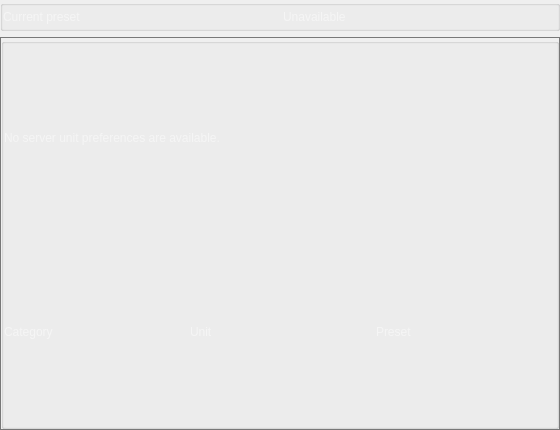
<?xml version="1.0" encoding="UTF-8"?>
<ui version="4.0">
 <class>fairwindsk::ui::settings::Units</class>
 <widget class="QWidget" name="fairwindsk::ui::settings::Units">
  <property name="geometry">
   <rect>
    <x>0</x>
    <y>0</y>
    <width>560</width>
    <height>430</height>
   </rect>
  </property>
  <property name="styleSheet">
   <string notr="true">QWidget {
    color: rgb(245, 245, 245);
}
QGroupBox {
    color: rgb(245, 245, 245);
}
QLabel {
    color: rgb(245, 245, 245);
}
QLineEdit, QAbstractItemView, QScrollArea, QSpinBox, QPushButton, TouchComboBox {
    background-color: rgb(245, 245, 245);
    color: rgb(24, 24, 24);
    border: 1px solid rgb(120, 120, 120);
    selection-background-color: rgb(65, 107, 195);
    selection-color: rgb(255, 255, 255);
}</string>
  </property>
  <layout class="QVBoxLayout" name="verticalLayout_Root">
   <property name="leftMargin">
    <number>0</number>
   </property>
   <property name="topMargin">
    <number>0</number>
   </property>
   <property name="rightMargin">
    <number>0</number>
   </property>
   <property name="bottomMargin">
    <number>0</number>
   </property>
   <item>
    <widget class="QGroupBox" name="groupBox_ServerPreset">
     <property name="title">
      <string/>
     </property>
     <layout class="QGridLayout" name="gridLayout_ServerPreset">
      <property name="leftMargin">
       <number>0</number>
      </property>
      <property name="topMargin">
       <number>0</number>
      </property>
      <property name="rightMargin">
       <number>0</number>
      </property>
      <property name="bottomMargin">
       <number>0</number>
      </property>
      <item row="0" column="0">
       <widget class="QLabel" name="label_presetTitle">
        <property name="text">
         <string>Current preset</string>
        </property>
       </widget>
      </item>
      <item row="0" column="1">
       <widget class="QLabel" name="label_currentPresetValue">
        <property name="text">
         <string>Unavailable</string>
        </property>
       </widget>
      </item>
     </layout>
    </widget>
   </item>
   <item>
    <widget class="QScrollArea" name="scrollArea_Units">
     <property name="widgetResizable">
      <bool>true</bool>
     </property>
     <property name="horizontalScrollBarPolicy">
      <enum>Qt::ScrollBarAlwaysOff</enum>
     </property>
     <widget class="QWidget" name="scrollAreaWidgetContents_Units">
      <property name="geometry">
       <rect>
        <x>0</x>
        <y>0</y>
        <width>556</width>
        <height>426</height>
       </rect>
      </property>
      <layout class="QVBoxLayout" name="verticalLayout_Content">
       <property name="leftMargin">
        <number>0</number>
       </property>
       <property name="topMargin">
        <number>0</number>
       </property>
       <property name="rightMargin">
        <number>0</number>
       </property>
       <property name="bottomMargin">
        <number>0</number>
       </property>
       <item>
        <widget class="QGroupBox" name="groupBox_CategoryOverrides">
         <property name="title">
          <string/>
         </property>
         <layout class="QVBoxLayout" name="verticalLayout_CategoryOverrides">
          <property name="leftMargin">
           <number>0</number>
          </property>
          <property name="topMargin">
           <number>0</number>
          </property>
          <property name="rightMargin">
           <number>0</number>
          </property>
          <property name="bottomMargin">
           <number>0</number>
          </property>
          <item>
           <widget class="QLabel" name="label_emptyState">
            <property name="wordWrap">
             <bool>true</bool>
            </property>
           <property name="text">
             <string>No server unit preferences are available.</string>
            </property>
           </widget>
          </item>
          <item>
           <layout class="QGridLayout" name="gridLayout_Header">
            <item row="0" column="0">
             <widget class="QLabel" name="label_headerCategory">
              <property name="text">
               <string>Category</string>
              </property>
             </widget>
            </item>
            <item row="0" column="1">
             <widget class="QLabel" name="label_headerUnit">
              <property name="text">
               <string>Unit</string>
              </property>
             </widget>
            </item>
           <item row="0" column="2">
             <widget class="QLabel" name="label_headerServer">
              <property name="text">
               <string>Preset</string>
              </property>
             </widget>
            </item>
           </layout>
          </item>
          <item>
           <layout class="QGridLayout" name="gridLayout_Items">
            <property name="horizontalSpacing">
             <number>12</number>
            </property>
            <property name="verticalSpacing">
             <number>8</number>
            </property>
            <property name="leftMargin">
             <number>0</number>
            </property>
            <property name="topMargin">
             <number>0</number>
            </property>
            <property name="rightMargin">
             <number>0</number>
            </property>
            <property name="bottomMargin">
             <number>0</number>
            </property>
           </layout>
          </item>
         </layout>
        </widget>
       </item>
      </layout>
     </widget>
    </widget>
   </item>
  </layout>
 </widget>
 <resources/>
 <connections/>
</ui>
